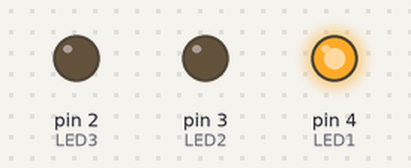
A sketch run on a simulated Arduino Uno, built with avr-gcc and run on an emulated ATmega328P. On the bench: output pins drawn as LEDs (lit = HIGH).

Above: at 0.5 s.
At 2.5 s:
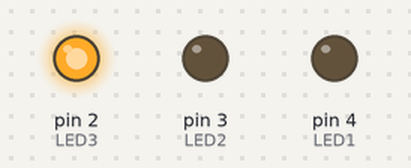
At 4.0 s:
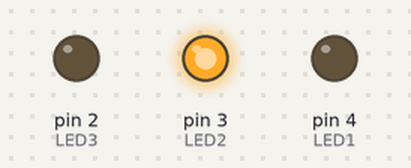
Timing chart, 0 to 7.8 s (numbered marks = the images above):
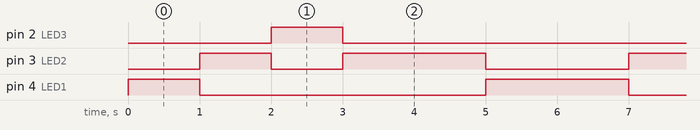

Measured:
- by itself, pin 2 (LED3): alternates HIGH for 1.0 s and LOW for 5.0 s
- by itself, pin 3 (LED2): repeats every 6.0 s: LOW 1.0 s, HIGH 2.0 s, LOW 2.0 s, HIGH 1.0 s
- by itself, pin 4 (LED1): repeats every 6.0 s: LOW 4.0 s, HIGH 2.0 s

The sketch:

Kanan_Ke_Kiri.ino
```cpp
#define LED1 4 //deklarasi pin led1 dengan #define
int LED2 = 3; //deklarasi pin led2 dengan tipe data nama variabel
const int LED3 = 2; //deklarasi pin led3 dengan constanta tipe data dan nama variabel agar nilai variabelnya tidak bisa diubah-ubah

void setup() //bagian untuk inisialisasi parameter awal
{
  pinMode(LED1, OUTPUT); //setup pin led1 sebagai output
  pinMode(LED2, OUTPUT); //setup pin sebagai output
  pinMode(LED3, OUTPUT); //setup pin sebagai output
}

void loop() //program utama yang dijalankan terus-menerus
{
  /*digitalWrite(LED1, 1);
  digitalWrite(LED3, 0);
  delay(1000); //lama waktu led1 menyala selama 1000 milidetik
  digitalWrite(LED1, 0);
  digitalWrite(LED2, 1);
  delay(1000);
  digitalWrite(LED2, 0);
  digitalWrite(LED3, 1);
  delay(1000);*/ //menyalakan led secara bergaintian
  digitalWrite(LED1, HIGH);
  digitalWrite(LED2, LOW);
  digitalWrite(LED3, LOW);
  delay(1000);
 digitalWrite(LED1, LOW);
  digitalWrite(LED2, HIGH);
  digitalWrite(LED3, LOW);
  delay(1000);
  digitalWrite(LED1, LOW);
  digitalWrite(LED2, LOW);
  digitalWrite(LED3, HIGH);
  delay(1000);
  digitalWrite(LED1, LOW);
  digitalWrite(LED2, HIGH);
  digitalWrite(LED3, LOW);
  delay(1000);
 digitalWrite(LED1, LOW);
  digitalWrite(LED2, HIGH);
  digitalWrite(LED3, LOW);
  delay(1000);
  digitalWrite(LED1, HIGH);
  digitalWrite(LED2, LOW);
  digitalWrite(LED3, LOW);
  delay(1000);
}
```
